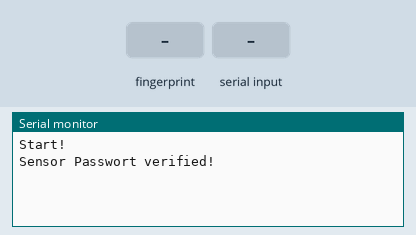
Recording of a program running on a simulated ESP32. Parts: the last lines printed to the serial monitor. The test bench sets the inputs (shaded band).

Above: at 2.2 s.
2.3 s: finger stored as number 1 placed on the sensor
At 3.7 s:
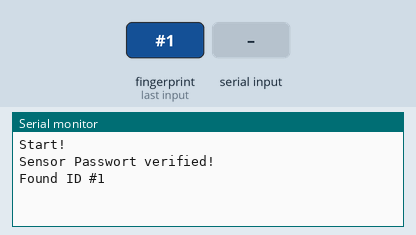
4.1 s: "90,45\n" received over Serial
At 5.4 s:
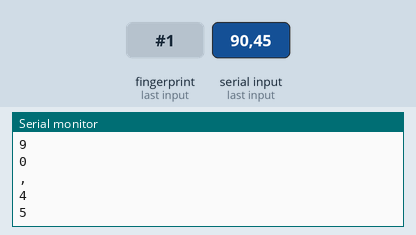
5.7 s: "r90\n" received over Serial
At 6.6 s:
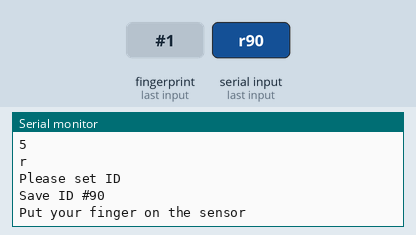
7.2 s: finger stored as number 1 placed on the sensor
At 8.0 s:
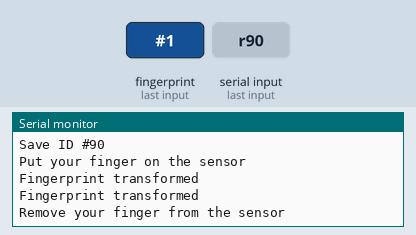
8.9 s: finger stored as number 1 placed on the sensor
At 9.9 s:
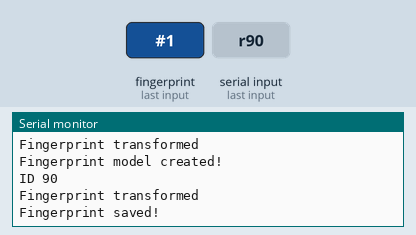
10.6 s: "d90\n" received over Serial
At 11.5 s:
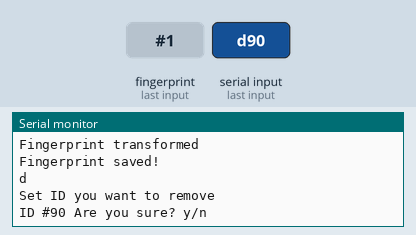
Timing chart, 0 to 13.1 s (numbered marks = the images above; inputs shaded):
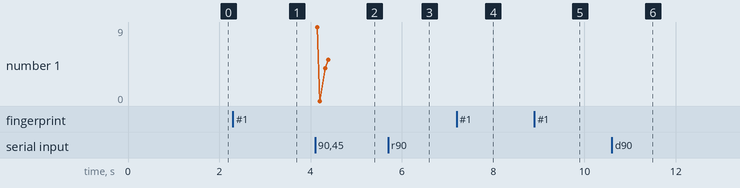

The program:

main.cpp
```cpp
#include <stdint.h>
#include <Adafruit_Fingerprint.h>

#define RXD2 16 // hardware serial2 on esp32 (receive)
#define TXD2 17 // hardware serial2 on esp32 (transmit)

#define FingerprintPassword 0x00000000    // Current Sensor Passwort
#define FingerprintPasswordNeu 0x00000000 // New Sensor Password

Adafruit_Fingerprint finger = Adafruit_Fingerprint(&Serial2, FingerprintPassword);
uint8_t id;
int FingerID = -1;

int getFingerprintIDez();
uint8_t deleteFingerprint(uint8_t id);
uint8_t getFingerprintEnroll();
bool checkFingerPrint(uint8_t p);
uint8_t readNumber();

void setup(void)
{
  Serial.begin(115200);
  finger.begin(57600);
  while (!Serial)
  {
    Serial.println("Waiting for Serial terminal...");
    delay(1000);
  }

  Serial.println("Start!");
  if (finger.verifyPassword() and Serial)
    Serial.println("Sensor Passwort verified!");
}

void loop(void)
{
  FingerID = getFingerprintIDez();
  if (FingerID >= 0)
  {
    Serial.print("Found ID #");
    Serial.println(FingerID);
    delay(10);
  }

  if (Serial.available())
  {
    char Wahl = Serial.read();
    Serial.flush();
    Serial.println(Wahl);
    switch (Wahl)
    {
    case 'r':
      Serial.println("Please set ID");
      id = readNumber();
      Serial.print("Save ID #");
      Serial.println(id);
      while (!getFingerprintEnroll())
      {
        delay(100);
      }
      break;

    case 'd':
      Serial.println("Set ID you want to remove");
      id = readNumber();
      Serial.print("ID #");
      Serial.print(id);
      Serial.println(" Are you sure? y/n");
      Serial.flush();
      while (!Serial.available())
      {
        // wait for serial is available
      }

      Wahl = Serial.read();
      Serial.println(Wahl);
      if (Wahl == 'y')
      {
        deleteFingerprint(id);
      }
      break;

    case 'p':
      Serial.print("Setting password...");
      uint8_t p = finger.setPassword(FingerprintPasswordNeu);
      if (p == FINGERPRINT_OK)
      {
        Serial.println("OK. Password set to: ");
        Serial.println(FingerprintPasswordNeu, HEX);
        Serial.println("Don't forget to update 'FingerprintPassword' variable!");
      }
      else
      {
        Serial.println("Error");
      }
      break;
    }
  }
}

uint8_t deleteFingerprint(uint8_t id)
{
  uint8_t p = -1;
  p = finger.deleteModel(id);
  checkFingerPrint(p);
  return p;
}

uint8_t getFingerprintEnroll()
{
  int p = -1;
  Serial.println("Put your finger on the sensor");
  while (p != FINGERPRINT_OK)
  {
    p = finger.getImage();
    checkFingerPrint(p);
  }

  p = finger.image2Tz(1);
  if (!checkFingerPrint(p))
  {
    return p;
  }

  Serial.println("Remove your finger from the sensor");
  p = 0;
  while (p != FINGERPRINT_NOFINGER)
  {
    p = finger.getImage();
  }

  delay(1000);
  Serial.print("ID ");
  Serial.println(id);
  p = -1;

  Serial.println("Please put the same finger again");
  while (p != FINGERPRINT_OK)
  {
    p = finger.getImage();
    checkFingerPrint(p);
    checkFingerPrint(p);
  }

  p = finger.image2Tz(2);
  if (!checkFingerPrint(p))
  {
    return p;
  }

  Serial.print("Create a modell for #");
  Serial.println(id);
  p = finger.createModel();
  if (!checkFingerPrint(p))
  {
    return p;
  }

  Serial.println("Fingerprint model created!");
  Serial.print("ID ");
  Serial.println(id);
  p = finger.storeModel(id);
  if (!checkFingerPrint(p))
  {
    return p;
  }

  Serial.println("Fingerprint saved!");
  return true;
}

int getFingerprintIDez()
{
  uint8_t p = finger.getImage();
  if (p != FINGERPRINT_OK)
  {
    return -1;
  }

  finger.LEDcontrol(FINGERPRINT_LED_GRADUAL_OFF, 200, FINGERPRINT_LED_PURPLE);
  p = finger.image2Tz();
  if (p != FINGERPRINT_OK)
    return -1;

  p = finger.fingerSearch();
  if (p != FINGERPRINT_OK)
  {
    finger.LEDcontrol(FINGERPRINT_LED_OFF, 0, FINGERPRINT_LED_PURPLE);
    finger.LEDcontrol(FINGERPRINT_LED_GRADUAL_OFF, 255, FINGERPRINT_LED_RED);
    return -1;
  }

  finger.LEDcontrol(FINGERPRINT_LED_OFF, 0, FINGERPRINT_LED_PURPLE);
  finger.LEDcontrol(FINGERPRINT_LED_GRADUAL_OFF, 255, FINGERPRINT_LED_BLUE);
  return finger.fingerID;
}

uint8_t readNumber()
{
  uint8_t num = 0;

  while (num == 0)
  {
    while (!Serial.available())
    {
      // wait for serial
    }
    num = Serial.parseInt();
  }
  return num;
}

bool checkFingerPrint(uint8_t p)
{
  switch (p)
  {
  case FINGERPRINT_OK:
    Serial.println("Fingerprint transformed");
    return true;
  case FINGERPRINT_NOFINGER:
    // don't log here! it will spam the output
    return false;
  case FINGERPRINT_IMAGEFAIL:
    Serial.println("Imaging error");
    return false;
  case FINGERPRINT_IMAGEMESS:
    Serial.println("Fingerprint has bad quality");
    return false;
  case FINGERPRINT_PACKETRECIEVEERR:
    Serial.println("Communication error");
    return false;
  case FINGERPRINT_FEATUREFAIL:
    Serial.println("Could not find fingerprint features");
    return false;
  case FINGERPRINT_INVALIDIMAGE:
    Serial.println("Invalid fingerprint image");
    return false;
  case FINGERPRINT_BADLOCATION:
    Serial.println("Invalid fingerprint location");
    return false;
  case FINGERPRINT_FLASHERR:
    Serial.println("Flash fingerprint failed");
    return false;
  case FINGERPRINT_ENROLLMISMATCH:
    Serial.println("Fingerprint doesn't match");
    return false;
  default:
    Serial.print("Unknown error: 0x");
    Serial.println(p, HEX);
    return false;
  }
}
```

Measured:
- after the input at 2.3 s, the serial monitor: prints a new line after 0.33 s (image 1)
- after the input at 4.1 s, the serial monitor: prints a new line at once (image 2)
- after the input at 5.7 s, the serial monitor: prints a new line at once (image 3)
- after the input at 7.2 s, the serial monitor: prints a new line at once (image 4)
- after the input at 8.9 s, the serial monitor: prints a new line after 0.25 s (image 5)
- after the input at 10.6 s, the serial monitor: prints a new line at once (image 6)
